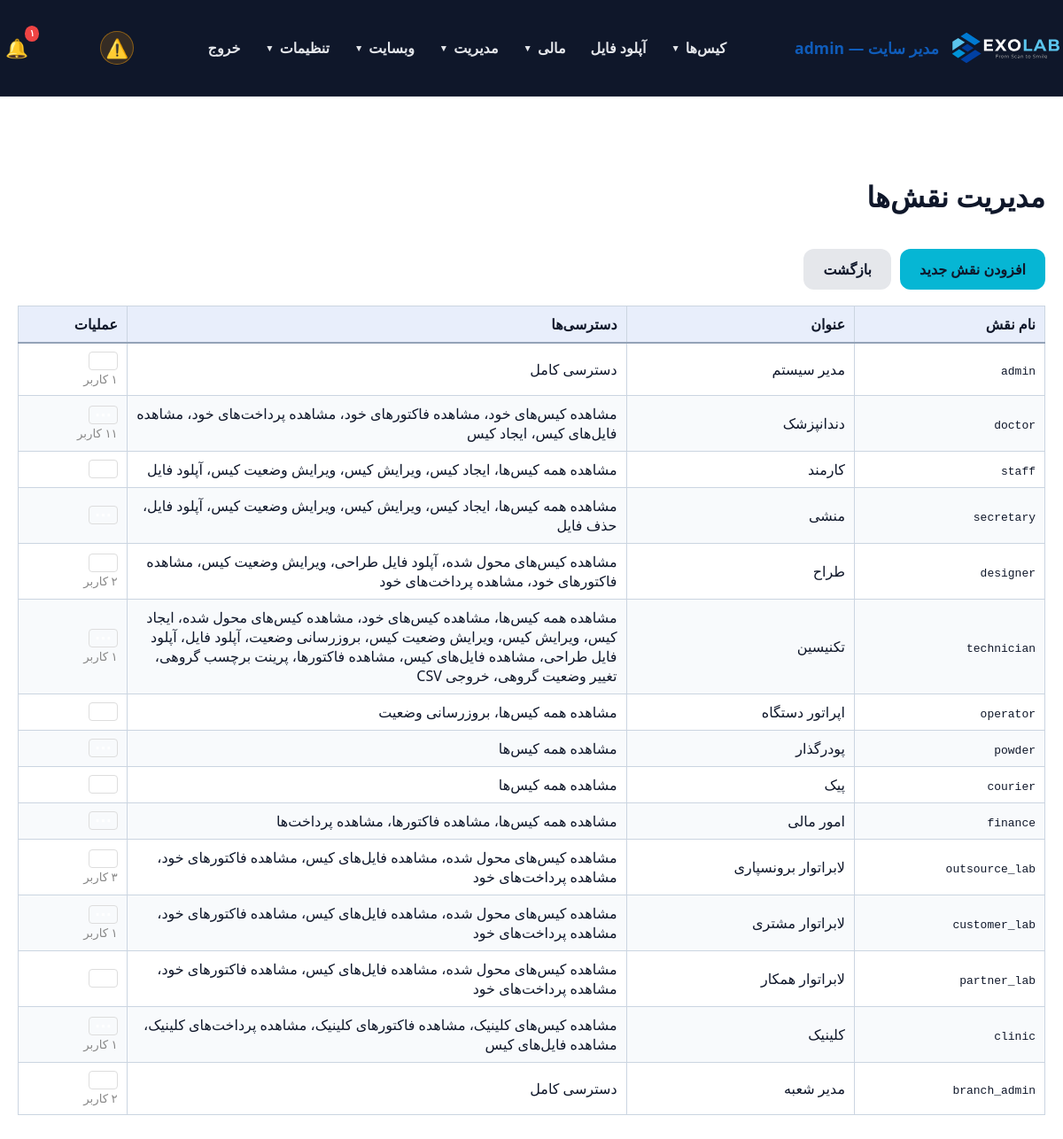
The app's page /panel/roles.php (signed in) with its own data.
### tables this page shows
CREATE TABLE `users` (
  `id` int(11) NOT NULL AUTO_INCREMENT,
  `username` varchar(100) NOT NULL,
  `password_hash` varchar(255) NOT NULL,
  `full_name` varchar(255) NOT NULL,
  `email` varchar(255) DEFAULT NULL,
  `phone` varchar(20) DEFAULT NULL,
  `role` enum('admin','doctor','staff','secretary','designer','technician','operator','powder','courier','finance','outsource_lab','customer_lab','partner_lab','clinic','branch_admin') NOT NULL DEFAULT 'staff',
  `branch_id` int(11) DEFAULT NULL,
  `clinic_id` int(11) DEFAULT NULL,
  `lab_id` int(11) DEFAULT NULL,
  `is_designer` tinyint(1) NOT NULL DEFAULT 0,
  `is_default_designer` tinyint(1) NOT NULL DEFAULT 0,
  `active` tinyint(1) DEFAULT 1,
  `last_login` datetime DEFAULT NULL,
  `created_at` datetime DEFAULT current_timestamp(),
  `updated_at` datetime DEFAULT current_timestamp() ON UPDATE current_timestamp(),
  `notes` text DEFAULT NULL,
  PRIMARY KEY (`id`),
  UNIQUE KEY `username` (`username`),
  KEY `idx_users_clinic_id` (`clinic_id`),
  KEY `idx_users_is_designer` (`is_designer`),
  CONSTRAINT `fk_users_clinic` FOREIGN KEY (`clinic_id`) REFERENCES `users` (`id`) ON DELETE SET NULL ON UPDATE CASCADE
);

CREATE TABLE `roles` (
  `id` int(11) NOT NULL AUTO_INCREMENT,
  `name` varchar(50) NOT NULL,
  `label` varchar(100) NOT NULL,
  `permissions` text DEFAULT NULL COMMENT 'JSON array of permission keys',
  `created_at` datetime NOT NULL DEFAULT current_timestamp(),
  `updated_at` datetime NOT NULL DEFAULT current_timestamp() ON UPDATE current_timestamp(),
  PRIMARY KEY (`id`),
  UNIQUE KEY `uk_roles_name` (`name`)
);

### panel/roles.php (the view, shortened to what the rows shown need)
<?php
require_once __DIR__ . '/auth.php';
require_root_admin();
$roles = getAllRoles();
$allPerms = getAllPermissionDefinitions();
panel_layout_start('مدیریت نقش‌ها');
?>
<table class="datatable display">
    <thead>
    <tr>
        <th>نام نقش</th>
        <th>عنوان</th>
        <th>دسترسی‌ها</th>
        <th>عملیات</th>
    </tr>
    </thead>
    <tbody>
    <?php foreach ($roles as $r):
        $perms = json_decode($r['permissions'] ?? '[]', true) ?: [];
        $permLabels = array_map(function($p) use ($allPerms) {
            return $allPerms[$p] ?? $p;
        }, $perms);
        if (in_array('*', $perms)) $permLabels = ['دسترسی کامل'];
        $usedCount = db()->prepare('SELECT COUNT(*) FROM users WHERE role = ?');
        $usedCount->execute([$r['name']]);
        $usedCount = (int) $usedCount->fetchColumn();
    ?>
        <tr>
            <td><code><?= htmlspecialchars($r['name']) ?></code></td>
            <td><?= htmlspecialchars($r['label']) ?></td>
            <td style="max-width:300px;"><?= htmlspecialchars(implode('، ', $permLabels)) ?></td>
            <td class="actions">
                <?= action_dropdown(null, 'role_form.php?id=' . $r['id'], 'delete_role.php', $r['id']) ?>
                <?php if ($usedCount > 0): ?><small style="color:#888;display:block;"><?= toPersianDigits($usedCount) ?> کاربر</small><?php endif; ?>
            </td>
        </tr>
    <?php endforeach; ?>
    </tbody>
</table>
<?php panel_layout_end(); ?>

### panel/auth.php (shortened to what the rows shown need)
<?php
require_once __DIR__ . '/db.php';
require_once __DIR__ . '/../includes/helpers.php';
try {
    $roles = getAllRoles();
} catch (\Throwable $e) {
    $GLOBALS['role_permissions'] = [
        'admin'      => ['*'],
        'doctor'     => ['view_own_cases', 'view_own_invoices', 'view_own_payments', 'view_case_files', 'create_cases'],
        'staff'      => ['view_all_cases', 'create_cases', 'edit_cases', 'edit_case_status', 'upload_files', 'batch_print_labels', 'export_csv'],
        'secretary'  => ['view_all_cases', 'create_cases', 'edit_cases', 'edit_case_status', 'upload_files', 'delete_files', 'batch_print_labels', 'export_csv'],
        'designer'   => ['view_assigned_cases', 'upload_design_files', 'edit_case_status'],
        'technician' => ['view_all_cases', 'update_case_status', 'view_invoices', 'batch_print_labels'],
        'operator'   => ['view_all_cases', 'update_case_status'],
        'powder'     => ['view_all_cases'],
        'courier'    => ['view_all_cases'],
        'finance'    => ['view_all_cases', 'view_invoices', 'view_payments'],
        'outsource_lab' => ['view_assigned_cases', 'view_case_files'],
        'customer_lab' => ['view_assigned_cases', 'view_case_files'],
        'partner_lab'  => ['view_assigned_cases', 'view_case_files'],
        'lab'        => ['view_assigned_cases', 'view_case_files'],
        'clinic'     => ['view_clinic_cases', 'view_clinic_invoices', 'view_clinic_payments', 'view_case_files'],
    ];
}
function current_user() {
    static $user = null;
    if ($user !== null) return $user;
    $stmt = db()->prepare('SELECT * FROM users WHERE id = ? AND active = 1 LIMIT 1');
    $stmt->execute([(int)$_SESSION[USER_SESSION_KEY]]);
    $user = $stmt->fetch();
    return $user;
}
function is_logged_in() {
    return current_user() !== null;
}
function is_root_admin(): bool {
    $user = current_user();
    return $user && $user['role'] === 'admin';
}
function require_login() {
    if (!is_logged_in()) {
        $target = getLoginRedirectUrl();
        if ($target !== '') {
            $_SESSION['login_redirect'] = $target;
        }
        header('Location: login.php');
        exit;
    }
}
function require_root_admin() {
    require_login();
}
function panel_layout_start($title = 'پنل مدیریت') {
    $user = current_user();
    ?>
    <!DOCTYPE html>
    <html lang="fa" dir="rtl">
    <head>
        <link rel="stylesheet" href="../assets/css/style.css">
        <link rel="stylesheet" href="../assets/css/datatables.min.css">
    </head>
    <body>
    <header class="site-header">
        <div class="container" style="justify-content: space-between;">
            <a class="brand" href="dashboard.php">
                <img src="../assets/icons/EXOLAB_LOGO_HORIZENTAL.svg" alt="EXOLAB" class="site-logo">
                <span><?= $user ? htmlspecialchars($user['full_name']) . ' — ' . $user['role'] : 'پنل' ?></span>
            </a>
        </div>
    </header>
    <main class="section">
        <div class="container">
            <h2><?= htmlspecialchars($title) ?></h2>
    <?php
}
function panel_layout_end() {
    ?>
        </div>
    </main>
    </body>
    </html>
    <?php
}

### records on screen
users: full_name "مدیر سایت", role "admin"
roles: name "admin", label "مدیر سیستم", permLabels "دسترسی کامل"
roles: name "doctor", label "دندانپزشک", permissions "مشاهده کیس‌های خود، مشاهده فاکتورهای خود، مشاهده پرداخت‌های خود، مشاهده فایل‌های کیس، ایجاد کیس", usedCount "۱۱"
roles: name "staff", label "کارمند", permissions "مشاهده همه کیس‌ها، ایجاد کیس، ویرایش کیس، ویرایش وضعیت کیس، آپلود فایل"
roles: name "secretary", label "منشی", permissions "مشاهده همه کیس‌ها، ایجاد کیس، ویرایش کیس، ویرایش وضعیت کیس، آپلود فایل، حذف فایل"
roles: name "designer", label "طراح", permissions "مشاهده کیس‌های محول شده، آپلود فایل طراحی، ویرایش وضعیت کیس، مشاهده فاکتورهای خود، مشاهده پرداخت‌های خود"
roles: name "technician", label "تکنیسین", permissions "مشاهده همه کیس‌ها، مشاهده کیس‌های خود، مشاهده کیس‌های محول شده، ایجاد کیس، ویرایش کیس، ویرایش وضعیت کیس، بروزرسانی وضعیت، آپلود فایل، آپلود فایل طراحی، مشاهده فایل‌های کیس، مشاهده فاکتورها، پرینت برچسب گروهی، تغییر وضعیت گروهی، خروجی CSV"
roles: name "operator", label "اپراتور دستگاه", permissions "مشاهده همه کیس‌ها، بروزرسانی وضعیت"
roles: name "powder", label "پودرگذار", permissions "مشاهده همه کیس‌ها"
roles: name "courier", label "پیک", permissions "مشاهده همه کیس‌ها"
roles: name "finance", label "امور مالی", permissions "مشاهده همه کیس‌ها، مشاهده فاکتورها، مشاهده پرداخت‌ها"
roles: name "outsource_lab", label "لابراتوار برونسپاری", permissions "مشاهده کیس‌های محول شده، مشاهده فایل‌های کیس، مشاهده فاکتورهای خود، مشاهده پرداخت‌های خود"
roles: name "customer_lab", label "لابراتوار مشتری", permissions "مشاهده کیس‌های محول شده، مشاهده فایل‌های کیس، مشاهده فاکتورهای خود، مشاهده پرداخت‌های خود"
roles: name "partner_lab", label "لابراتوار همکار", permissions "مشاهده کیس‌های محول شده، مشاهده فایل‌های کیس، مشاهده فاکتورهای خود، مشاهده پرداخت‌های خود"
roles: name "clinic", label "کلینیک", permissions "مشاهده کیس‌های کلینیک، مشاهده فاکتورهای کلینیک، مشاهده پرداخت‌های کلینیک، مشاهده فایل‌های کیس"
roles: name "branch_admin", label "مدیر شعبه", permLabels "دسترسی کامل"

### other values on screen
toPersianDigits($notifCount > 99 ? '99+' : $notifCount) "۱"
$title "مدیریت نقش‌ها"
